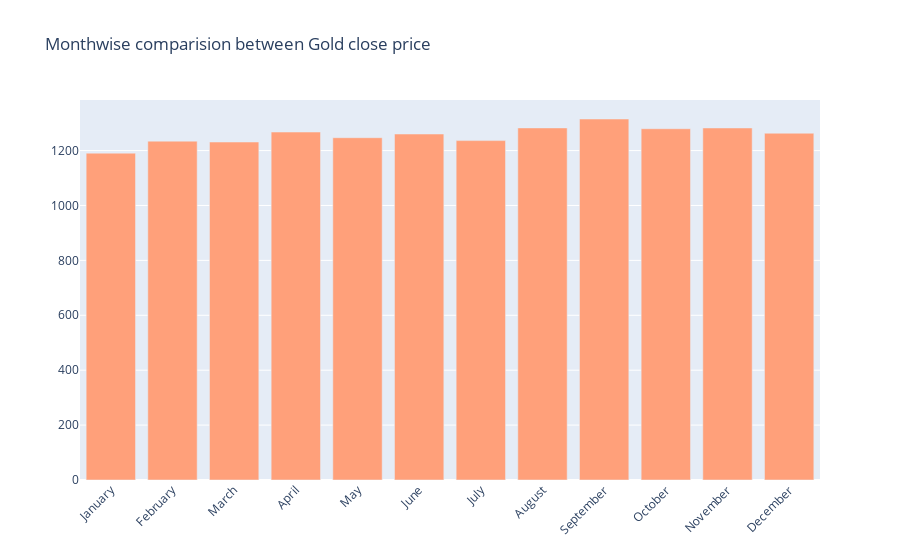

Notebook source saved alongside this figure:
### Code cell
fig = go.Figure()

fig.add_trace(go.Bar(
    x=monthvise.index,
    y=monthvise['Close'],
    name='Gold Close Price',
    marker_color='lightsalmon'
))

fig.update_layout(barmode='group', xaxis_tickangle=-45, 
                  title='Monthwise comparision between Gold close price')
fig.show()

### Figure 1 — Plotly figure (JSON) as saved in the notebook; plotly's stock layout.template omitted (floating-point values rounded to 4 significant figures)
{"data": [{"marker": {"color": "lightsalmon"}, "name": "Gold Close Price", "type": "bar", "x": ["January", "February", "March", "April", "May", "June", "July", "August", "September", "October", "November", "December"], "y": [1191.0, 1234.0, 1231.0, 1268.0, 1247.0, 1260.0, 1236.0, 1282.0, 1315, 1280.0, 1282.0, 1263.0]}], "layout": {"barmode": "group", "title": {"text": "Monthwise comparision between Gold close price"}, "xaxis": {"tickangle": -45}}}
